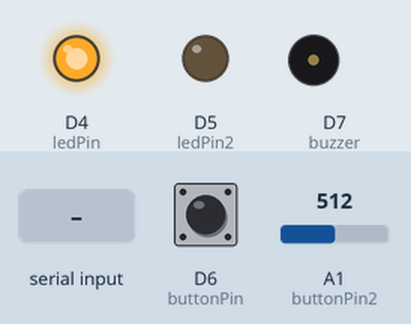
Simulated run of this sketch. Board: Arduino Zero (SAMD21). Shown: output pins drawn as LEDs (lit = HIGH), buzzer (waves = sounding). Inputs (shaded band) come from the test bench; at power-on: A1 (buttonPin2) = 512, D6 (buttonPin) HIGH (analog values on the 0–1023 scale). What the sketch prints to the serial monitor is not drawn.

Above: at 1.2 s.
1.3 s: "A" received over Serial
At 1.36 s:
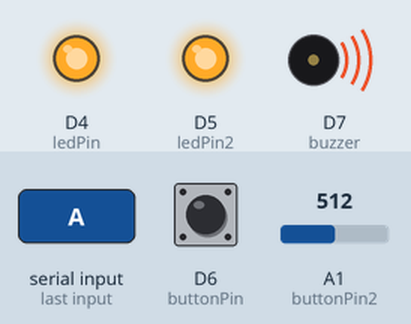
4.3 s: A1 (buttonPin2) set to 306
7.3 s: A1 (buttonPin2) set to 716
10.3 s: D6 (buttonPin) pulled LOW for 0.15 s
At 11.4 s:
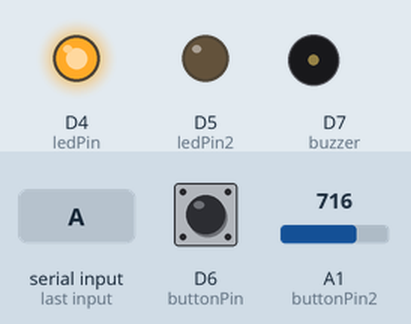
11.9 s: "B" received over Serial
At 13.77 s:
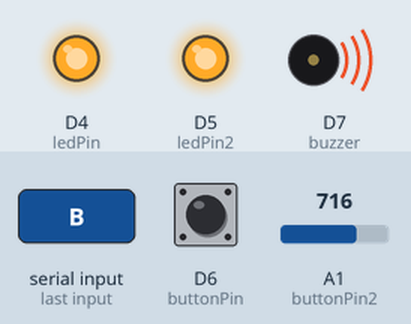
14.9 s: "E" received over Serial
At 16.0 s:
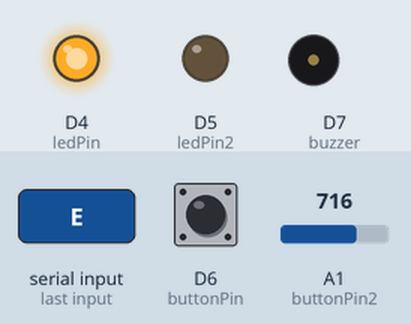
Timing chart, 0 to 17.4 s (numbered marks = the images above; inputs shaded):
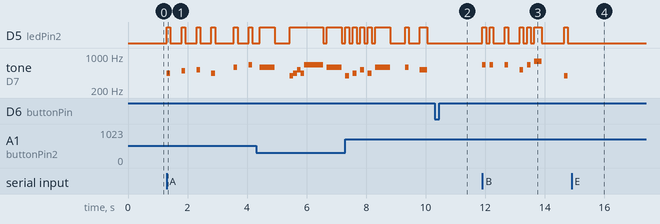

The sketch:

arduino_FINAL.ino
```cpp
// Pushbutton Debounce Tutorial: https://www.youtube.com/watch?v=DfKAwrBievM&t=10s
// Buzzer Pitch and Song Library: https://github.com/hibit-dev/buzzer/tree/master

#include "pitches.h"

const int ledPin = 4;
const int ledPin2 = 5;
const int buttonPin = 6;
const int buttonPin2 = 15;
const int buttonPin3 = 16;
const int potPin = 1;
const int numReads = 16;
const int buzzer = 7;

int reading[numReads];
int count = 0;
int onSong = 1;
int mapVal2;
int mapValLast;

int currentNote = 0;
unsigned long noteStartTime = 0;

bool songPlaying = false;

int rickRoll[] = {
  NOTE_A4, REST, NOTE_B4, REST, NOTE_C5, REST, NOTE_A4, REST,
  NOTE_D5, REST, NOTE_E5, REST, NOTE_D5, REST,

  NOTE_G4, NOTE_A4, NOTE_C5, NOTE_A4, NOTE_E5, NOTE_E5, REST,
  NOTE_D5, REST,

  NOTE_G4, NOTE_A4, NOTE_C5, NOTE_A4, NOTE_D5, NOTE_D5, REST,
  NOTE_C5, REST, NOTE_B4, NOTE_A4, REST,

  NOTE_G4, NOTE_A4, NOTE_C5, NOTE_A4, NOTE_C5, NOTE_D5, REST,
  NOTE_B4, NOTE_A4, NOTE_G4, REST, NOTE_G4, REST, NOTE_D5, REST, NOTE_C5, REST,

  NOTE_G4, NOTE_A4, NOTE_C5, NOTE_A4, NOTE_E5, NOTE_E5, REST,
  NOTE_D5, REST,

  NOTE_G4, NOTE_A4, NOTE_C5, NOTE_A4, NOTE_G5, NOTE_B4, REST,
  NOTE_C5, REST, NOTE_B4, NOTE_A4, REST,

  NOTE_G4, NOTE_A4, NOTE_C5, NOTE_A4, NOTE_C5, NOTE_D5, REST,
  NOTE_B4, NOTE_A4, NOTE_G4, REST, NOTE_G4, REST, NOTE_D5, REST, NOTE_C5, REST,

  NOTE_C5, REST, NOTE_D5, REST, NOTE_G4, REST, NOTE_D5, REST, NOTE_E5, REST,
  NOTE_G5, NOTE_F5, NOTE_E5, REST,

  NOTE_C5, REST, NOTE_D5, REST, NOTE_G4, REST
};

int rickRollDurations[] = {
  8, 8, 8, 8, 8, 8, 8, 4,
  8, 8, 8, 8, 2, 2,

  8, 8, 8, 8, 2, 8, 8,
  2, 8,

  8, 8, 8, 8, 2, 8, 8,
  4, 8, 8, 8, 8,

  8, 8, 8, 8, 2, 8, 8,
  2, 8, 4, 8, 8, 8, 8, 8, 1, 4,

  8, 8, 8, 8, 2, 8, 8,
  2, 8,

  8, 8, 8, 8, 2, 8, 8,
  2, 8, 8, 8, 8,

  8, 8, 8, 8, 2, 8, 8,
  4, 8, 3, 8, 8, 8, 8, 8, 1, 4,

  2, 6, 2, 6, 4, 4, 2, 6, 2, 3,
  8, 8, 8, 8,

  2, 6, 2, 6, 2, 1
};

int mario[] = {
  NOTE_E5, NOTE_E5, REST, NOTE_E5, REST, NOTE_C5, NOTE_E5,
  NOTE_G5, REST, NOTE_G4, REST,
  NOTE_C5, NOTE_G4, REST, NOTE_E4,
  NOTE_A4, NOTE_B4, NOTE_AS4, NOTE_A4,
  NOTE_G4, NOTE_E5, NOTE_G5, NOTE_A5, NOTE_F5, NOTE_G5,
  REST, NOTE_E5,NOTE_C5, NOTE_D5, NOTE_B4,
  NOTE_C5, NOTE_G4, REST, NOTE_E4,
  NOTE_A4, NOTE_B4, NOTE_AS4, NOTE_A4,
  NOTE_G4, NOTE_E5, NOTE_G5, NOTE_A5, NOTE_F5, NOTE_G5,
  REST, NOTE_E5,NOTE_C5, NOTE_D5, NOTE_B4,

  REST, NOTE_G5, NOTE_FS5, NOTE_F5, NOTE_DS5, NOTE_E5,
  REST, NOTE_GS4, NOTE_A4, NOTE_C4, REST, NOTE_A4, NOTE_C5, NOTE_D5,
  REST, NOTE_DS5, REST, NOTE_D5,
  NOTE_C5, REST,

  REST, NOTE_G5, NOTE_FS5, NOTE_F5, NOTE_DS5, NOTE_E5,
  REST, NOTE_GS4, NOTE_A4, NOTE_C4, REST, NOTE_A4, NOTE_C5, NOTE_D5,
  REST, NOTE_DS5, REST, NOTE_D5,
  NOTE_C5, REST,

  NOTE_C5, NOTE_C5, NOTE_C5, REST, NOTE_C5, NOTE_D5,
  NOTE_E5, NOTE_C5, NOTE_A4, NOTE_G4,

  NOTE_C5, NOTE_C5, NOTE_C5, REST, NOTE_C5, NOTE_D5, NOTE_E5,
  REST,
  NOTE_C5, NOTE_C5, NOTE_C5, REST, NOTE_C5, NOTE_D5,
  NOTE_E5, NOTE_C5, NOTE_A4, NOTE_G4,
  NOTE_E5, NOTE_E5, REST, NOTE_E5, REST, NOTE_C5, NOTE_E5,
  NOTE_G5, REST, NOTE_G4, REST,
  NOTE_C5, NOTE_G4, REST, NOTE_E4,

  NOTE_A4, NOTE_B4, NOTE_AS4, NOTE_A4,
  NOTE_G4, NOTE_E5, NOTE_G5, NOTE_A5, NOTE_F5, NOTE_G5,
  REST, NOTE_E5, NOTE_C5, NOTE_D5, NOTE_B4,

  NOTE_C5, NOTE_G4, REST, NOTE_E4,
  NOTE_A4, NOTE_B4, NOTE_AS4, NOTE_A4,
  NOTE_G4, NOTE_E5, NOTE_G5, NOTE_A5, NOTE_F5, NOTE_G5,
  REST, NOTE_E5, NOTE_C5, NOTE_D5, NOTE_B4,

  NOTE_E5, NOTE_C5, NOTE_G4, REST, NOTE_GS4,
  NOTE_A4, NOTE_F5, NOTE_F5, NOTE_A4,
  NOTE_D5, NOTE_A5, NOTE_A5, NOTE_A5, NOTE_G5, NOTE_F5,

  NOTE_E5, NOTE_C5, NOTE_A4, NOTE_G4,
  NOTE_E5, NOTE_C5, NOTE_G4, REST, NOTE_GS4,
  NOTE_A4, NOTE_F5, NOTE_F5, NOTE_A4,
  NOTE_B4, NOTE_F5, NOTE_F5, NOTE_F5, NOTE_E5, NOTE_D5,
  NOTE_C5, NOTE_E4, NOTE_E4, NOTE_C4,

  NOTE_E5, NOTE_C5, NOTE_G4, REST, NOTE_GS4,
  NOTE_A4, NOTE_F5, NOTE_F5, NOTE_A4,
  NOTE_D5, NOTE_A5, NOTE_A5, NOTE_A5, NOTE_G5, NOTE_F5,

  NOTE_E5, NOTE_C5, NOTE_A4, NOTE_G4,
  NOTE_E5, NOTE_C5, NOTE_G4, REST, NOTE_GS4,
  NOTE_A4, NOTE_F5, NOTE_F5, NOTE_A4,
  NOTE_B4, NOTE_F5, NOTE_F5, NOTE_F5, NOTE_E5, NOTE_D5,
  NOTE_C5, NOTE_E4, NOTE_E4, NOTE_C4,
  NOTE_C5, NOTE_C5, NOTE_C5, REST, NOTE_C5, NOTE_D5, NOTE_E5,
  REST,

  NOTE_C5, NOTE_C5, NOTE_C5, REST, NOTE_C5, NOTE_D5,
  NOTE_E5, NOTE_C5, NOTE_A4, NOTE_G4,
  NOTE_E5, NOTE_E5, REST, NOTE_E5, REST, NOTE_C5, NOTE_E5,
  NOTE_G5, REST, NOTE_G4, REST,
  NOTE_E5, NOTE_C5, NOTE_G4, REST, NOTE_GS4,
  NOTE_A4, NOTE_F5, NOTE_F5, NOTE_A4,
  NOTE_D5, NOTE_A5, NOTE_A5, NOTE_A5, NOTE_G5, NOTE_F5,

  NOTE_E5, NOTE_C5, NOTE_A4, NOTE_G4,
  NOTE_E5, NOTE_C5, NOTE_G4, REST, NOTE_GS4,
  NOTE_A4, NOTE_F5, NOTE_F5, NOTE_A4,
  NOTE_B4, NOTE_F5, NOTE_F5, NOTE_F5, NOTE_E5, NOTE_D5,
  NOTE_C5, NOTE_E4, NOTE_E4, NOTE_C4,

  // Game over sound
  NOTE_C5, NOTE_G4, NOTE_E4,
  NOTE_A4, NOTE_B4, NOTE_A4, NOTE_GS4, NOTE_AS4, NOTE_GS4,
  NOTE_G4, NOTE_D4, NOTE_E4
};

int marioDurations[] = {
  8, 8, 8, 8, 8, 8, 8,
  4, 4, 8, 4,
  4, 8, 4, 4,
  4, 4, 8, 4,
  8, 8, 8, 4, 8, 8,
  8, 4,8, 8, 4,
  4, 8, 4, 4,
  4, 4, 8, 4,
  8, 8, 8, 4, 8, 8,
  8, 4,8, 8, 4,


  4, 8, 8, 8, 4, 8,
  8, 8, 8, 8, 8, 8, 8, 8,
  4, 4, 8, 4,
  2, 2,

  4, 8, 8, 8, 4, 8,
  8, 8, 8, 8, 8, 8, 8, 8,
  4, 4, 8, 4,
  2, 2,

  8, 4, 8, 8, 8, 4,
  8, 4, 8, 2,

  8, 4, 8, 8, 8, 8, 8,
  1,
  8, 4, 8, 8, 8, 4,
  8, 4, 8, 2,
  8, 8, 8, 8, 8, 8, 4,
  4, 4, 4, 4,
  4, 8, 4, 4,

  4, 4, 8, 4,
  8, 8, 8, 4, 8, 8,
  8, 4, 8, 8, 4,

  4, 8, 4, 4,
  4, 4, 8, 4,
  8, 8, 8, 4, 8, 8,
  8, 4, 8, 8, 4,

  8, 4, 8, 4, 4,
  8, 4, 8, 2,
  8, 8, 8, 8, 8, 8,

  8, 4, 8, 2,
  8, 4, 8, 4, 4,
  8, 4, 8, 2,
  8, 4, 8, 8, 8, 8,
  8, 4, 8, 2,

  8, 4, 8, 4, 4,
  8, 4, 8, 2,
  8, 8, 8, 8, 8, 8,

  8, 4, 8, 2,
  8, 4, 8, 4, 4,
  8, 4, 8, 2,
  8, 4, 8, 8, 8, 8,
  8, 4, 8, 2,
  8, 4, 8, 8, 8, 8, 8,
  1,

  8, 4, 8, 8, 8, 4,
  8, 4, 8, 2,
  8, 8, 8, 8, 8, 8, 4,
  4, 4, 4, 4,
  8, 4, 8, 4, 4,
  8, 4, 8, 2,
  8, 8, 8, 8, 8, 8,

  8, 4, 8, 2,
  8, 4, 8, 4, 4,
  8, 4, 8, 2,
  8, 4, 8, 8, 8, 8,
  8, 4, 8, 2,

  //game over sound
  4, 4, 4,
  8, 8, 8, 8, 8, 8,
  8, 8, 2
};

int pirates[] = {
  NOTE_E4, NOTE_G4, NOTE_A4, NOTE_A4, REST,
  NOTE_A4, NOTE_B4, NOTE_C5, NOTE_C5, REST,
  NOTE_C5, NOTE_D5, NOTE_B4, NOTE_B4, REST,
  NOTE_A4, NOTE_G4, NOTE_A4, REST,

  NOTE_E4, NOTE_G4, NOTE_A4, NOTE_A4, REST,
  NOTE_A4, NOTE_B4, NOTE_C5, NOTE_C5, REST,
  NOTE_C5, NOTE_D5, NOTE_B4, NOTE_B4, REST,
  NOTE_A4, NOTE_G4, NOTE_A4, REST,

  NOTE_E4, NOTE_G4, NOTE_A4, NOTE_A4, REST,
  NOTE_A4, NOTE_C5, NOTE_D5, NOTE_D5, REST,
  NOTE_D5, NOTE_E5, NOTE_F5, NOTE_F5, REST,
  NOTE_E5, NOTE_D5, NOTE_E5, NOTE_A4, REST,

  NOTE_A4, NOTE_B4, NOTE_C5, NOTE_C5, REST,
  NOTE_D5, NOTE_E5, NOTE_A4, REST,
  NOTE_A4, NOTE_C5, NOTE_B4, NOTE_B4, REST,
  NOTE_C5, NOTE_A4, NOTE_B4, REST,

  NOTE_A4, NOTE_A4,
  //Repeat of first part
  NOTE_A4, NOTE_B4, NOTE_C5, NOTE_C5, REST,
  NOTE_C5, NOTE_D5, NOTE_B4, NOTE_B4, REST,
  NOTE_A4, NOTE_G4, NOTE_A4, REST,

  NOTE_E4, NOTE_G4, NOTE_A4, NOTE_A4, REST,
  NOTE_A4, NOTE_B4, NOTE_C5, NOTE_C5, REST,
  NOTE_C5, NOTE_D5, NOTE_B4, NOTE_B4, REST,
  NOTE_A4, NOTE_G4, NOTE_A4, REST,

  NOTE_E4, NOTE_G4, NOTE_A4, NOTE_A4, REST,
  NOTE_A4, NOTE_C5, NOTE_D5, NOTE_D5, REST,
  NOTE_D5, NOTE_E5, NOTE_F5, NOTE_F5, REST,
  NOTE_E5, NOTE_D5, NOTE_E5, NOTE_A4, REST,

  NOTE_A4, NOTE_B4, NOTE_C5, NOTE_C5, REST,
  NOTE_D5, NOTE_E5, NOTE_A4, REST,
  NOTE_A4, NOTE_C5, NOTE_B4, NOTE_B4, REST,
  NOTE_C5, NOTE_A4, NOTE_B4, REST,
  //End of Repeat

  NOTE_E5, REST, REST, NOTE_F5, REST, REST,
  NOTE_E5, NOTE_E5, REST, NOTE_G5, REST, NOTE_E5, NOTE_D5, REST, REST,
  NOTE_D5, REST, REST, NOTE_C5, REST, REST,
  NOTE_B4, NOTE_C5, REST, NOTE_B4, REST, NOTE_A4,

  NOTE_E5, REST, REST, NOTE_F5, REST, REST,
  NOTE_E5, NOTE_E5, REST, NOTE_G5, REST, NOTE_E5, NOTE_D5, REST, REST,
  NOTE_D5, REST, REST, NOTE_C5, REST, REST,
  NOTE_B4, NOTE_C5, REST, NOTE_B4, REST, NOTE_A4
};

int piratesDurations[] = {
  8, 8, 4, 8, 8,
  8, 8, 4, 8, 8,
  8, 8, 4, 8, 8,
  8, 8, 4, 8,

  8, 8, 4, 8, 8,
  8, 8, 4, 8, 8,
  8, 8, 4, 8, 8,
  8, 8, 4, 8,

  8, 8, 4, 8, 8,
  8, 8, 4, 8, 8,
  8, 8, 4, 8, 8,
  8, 8, 8, 4, 8,

  8, 8, 4, 8, 8,
  4, 8, 4, 8,
  8, 8, 4, 8, 8,
  8, 8, 4, 4,

  4, 8,
  //Repeat of First Part
  8, 8, 4, 8, 8,
  8, 8, 4, 8, 8,
  8, 8, 4, 8,

  8, 8, 4, 8, 8,
  8, 8, 4, 8, 8,
  8, 8, 4, 8, 8,
  8, 8, 4, 8,

  8, 8, 4, 8, 8,
  8, 8, 4, 8, 8,
  8, 8, 4, 8, 8,
  8, 8, 8, 4, 8,

  8, 8, 4, 8, 8,
  4, 8, 4, 8,
  8, 8, 4, 8, 8,
  8, 8, 4, 4,
  //End of Repeat

  4, 8, 4, 4, 8, 4,
  8, 8, 8, 8, 8, 8, 8, 8, 4,
  4, 8, 4, 4, 8, 4,
  8, 8, 8, 8, 8, 2,

  4, 8, 4, 4, 8, 4,
  8, 8, 8, 8, 8, 8, 8, 8, 4,
  4, 8, 4, 4, 8, 4,
  8, 8, 8, 8, 8, 2
};

int tetris[] = {
  NOTE_E5, NOTE_B4, NOTE_C5, NOTE_D5, NOTE_C5, NOTE_B4,
  NOTE_A4, NOTE_A4, NOTE_C5, NOTE_E5, NOTE_D5, NOTE_C5,
  NOTE_B4, NOTE_C5, NOTE_D5, NOTE_E5,
  NOTE_C5, NOTE_A4, NOTE_A4, NOTE_A4, NOTE_B4, NOTE_C5,

  NOTE_D5, NOTE_F5, NOTE_A5, NOTE_G5, NOTE_F5,
  NOTE_E5, NOTE_C5, NOTE_E5, NOTE_D5, NOTE_C5,
  NOTE_B4, NOTE_B4, NOTE_C5, NOTE_D5, NOTE_E5,
  NOTE_C5, NOTE_A4, NOTE_A4, REST,

  NOTE_E5, NOTE_B4, NOTE_C5, NOTE_D5, NOTE_C5, NOTE_B4,
  NOTE_A4, NOTE_A4, NOTE_C5, NOTE_E5, NOTE_D5, NOTE_C5,
  NOTE_B4, NOTE_C5, NOTE_D5, NOTE_E5,
  NOTE_C5, NOTE_A4, NOTE_A4, NOTE_A4, NOTE_B4, NOTE_C5,

  NOTE_D5, NOTE_F5, NOTE_A5, NOTE_G5, NOTE_F5,
  NOTE_E5, NOTE_C5, NOTE_E5, NOTE_D5, NOTE_C5,
  NOTE_B4, NOTE_B4, NOTE_C5, NOTE_D5, NOTE_E5,
  NOTE_C5, NOTE_A4, NOTE_A4, REST,

  NOTE_E5, NOTE_C5,
  NOTE_D5, NOTE_B4,
  NOTE_C5, NOTE_A4,
  NOTE_GS4, NOTE_B4, REST,
  NOTE_E5, NOTE_C5,
  NOTE_D5, NOTE_B4,
  NOTE_C5, NOTE_E5, NOTE_A5,
  NOTE_GS5
};

int tetrisDurations[] = {
  4, 8, 8, 4, 8, 8,
  4, 8, 8, 4, 8, 8,
  4, 8, 4, 4,
  4, 4, 8, 4, 8, 8,

  4, 8, 4, 8, 8,
  4, 8, 4, 8, 8,
  4, 8, 8, 4, 4,
  4, 4, 4, 4,

  4, 8, 8, 4, 8, 8,
  4, 8, 8, 4, 8, 8,
  4, 8, 4, 4,
  4, 4, 8, 4, 8, 8,

  4, 8, 4, 8, 8,
  4, 8, 4, 8, 8,
  4, 8, 8, 4, 4,
  4, 4, 4, 4,

  2, 2,
  2, 2,
  2, 2,
  2, 4, 8,
  2, 2,
  2, 2,
  4, 4, 2,
  2
};


bool lastButtonState;
bool lastButtonState2;
bool lastButtonState3;
bool onState = true;

int size;

unsigned long lastTimeButtonStateChanged = millis();
unsigned long lastTimeButtonStateChanged2 = millis();
unsigned long lastTimeButtonStateChanged3 = millis();
unsigned long debounceDuration = 50;

int PotRead = 0;
int inByte = 0;

void setup() {
  // put your setup code here, to run once:
  analogReadResolution(11); //reduce the ADC bit depth to 11-bit
  Serial.begin(115200);
  pinMode(ledPin, OUTPUT);
  pinMode(ledPin2, OUTPUT);
  pinMode(buttonPin, INPUT_PULLUP);
  pinMode(buttonPin2, INPUT_PULLUP);
  pinMode(buttonPin3, INPUT_PULLUP);
  pinMode(buzzer, OUTPUT);
}

void loop() {
  digitalWrite(ledPin, HIGH); // Turn on LED

  // Terminate song
  if (millis() - lastTimeButtonStateChanged >= debounceDuration)
  {
    bool buttonState = digitalRead(buttonPin);
    if (buttonState != lastButtonState)
    {
      lastTimeButtonStateChanged = millis();
      lastButtonState = buttonState;
      if (buttonState == LOW)
      {
        if (songPlaying) {
          inByte = 'E';
          songPlaying = false;
          size = 0;
          onSong = 0;
          digitalWrite(ledPin2, LOW);
        }
      }
    }
  }

  if (Serial.available()) {
    inByte = Serial.read(); // Read Serial

    // If recieving A...
    if (inByte == 'A') {
      songPlaying = false;
      onSong = 1;
      size = sizeof(rickRoll) / sizeof(int);
      initializeSong();
      Serial.println('A'); //to send human-readable data to Arduino Serial Monitor
    } // If recieving B...
    else if (inByte == 'B') {
      songPlaying = false;
      size = sizeof(mario) / sizeof(int);
      onSong = 2;
      initializeSong();
      Serial.println('B'); //to send human-readable data to Arduino Serial Monitor
    }
    else if (inByte == 'C') {
      songPlaying = false;
      onSong = 3;
      size = sizeof(pirates) / sizeof(int);
      initializeSong();
      Serial.println('C'); //to send human-readable data to Arduino Serial Monitor
    }
    else if (inByte == 'D') {
      songPlaying = false;
      onSong = 4;
      size = sizeof(tetris) / sizeof(int);
      initializeSong();
      Serial.println('D'); //to send human-readable data to Arduino Serial Monitor
    }
    else if (inByte == 'E') {
      digitalWrite(ledPin2, LOW);
      noTone(buzzer);
      songPlaying = false;
    }
  }

  playSong();

  // Potentiometer stuff
  reading[count] = analogRead(potPin); //store current ADC read in array at index of count
  count++;

  if (count >= numReads)  // if count is greater than or equal to number of reads
  {
    count = 0; // reset count
  }

  int sum = 0; // declare empty sum variable

  for (int i = 0; i < numReads; i++) //for every reading in array
  {
    sum += reading[i]; //add all the readings up and store in sum
  }

  int analogValue = sum / numReads; //calculate average reading and store in analogValue

  mapVal2 = map(analogValue, 0, 2047, 1, 3); // for buzzer

  if (mapValLast != mapVal2) {
    Serial.write(mapVal2);
    mapValLast = mapVal2;
  }

  //Serial.printf("ADC raw = %i \t ADC averaged = %i \t ADC mapped = %i \n", analogRead(potPin), analogValue, mapVal);
}

void initializeSong() {
  currentNote = 0; // Reset song
  songPlaying = true;
  noteStartTime = millis();
  playNote(currentNote);
}

void playNote(int index) {
  if (onSong == 1)
  {
    int duration = 1000 / rickRollDurations[index];
    tone(buzzer, rickRoll[index], duration);

    // If current note doesn not play sound, LED stays off
    if (rickRoll[index] != REST){
      digitalWrite(ledPin2, HIGH);
    }
  }
  else if (onSong == 2)
  {
    int duration = 1000 / marioDurations[index];
    tone(buzzer, mario[index], duration);

    // If current note doesn not play sound, LED stays off
    if (mario[index] != REST){
      digitalWrite(ledPin2, HIGH);
    }
  }
  else if (onSong == 3)
  {
    int duration = 1000 / piratesDurations[index];
    tone(buzzer, pirates[index], duration);

    // If current note doesn not play sound, LED stays off
    if (pirates[index] != REST){
      digitalWrite(ledPin2, HIGH);
    }
  }
  else if (onSong == 4)
  {
    int duration = 1000 / tetrisDurations[index];
    tone(buzzer, tetris[index], duration);

    // If current note doesn not play sound, LED stays off
    if (tetris[index] != REST){
      digitalWrite(ledPin2, HIGH);
    }
  }

  noteStartTime = millis();
}

void playSong() {
  if (!songPlaying) return;

  unsigned long currentTime = millis();

  if (onSong == 1)
  {
    int duration = 1000 / rickRollDurations[currentNote];
    int pause = duration * mapVal2; // The inbetween time between notes, dependent on pot

    if (currentTime - noteStartTime >= duration) {
      // Turns LED off after note finishes playing
      digitalWrite(ledPin2, LOW);
    }

    // Waits for the pause to finish before playing new note
    if (currentTime - noteStartTime >= pause) {
      currentNote++;

      if (currentNote < size) {
        // Play next note
        playNote(currentNote);
      } else {
        // If reached the end of the song
        noTone(buzzer);
        songPlaying = false; // Done
        Serial.println("Song finished!");
      }
    }
  }
  else if (onSong == 2)
  {
    int duration = 1000 / marioDurations[currentNote];
    int pause = duration * mapVal2; // The inbetween time between notes, dependent on pot

    if (currentTime - noteStartTime >= duration) {
      // Turns LED off after note finishes playing
      digitalWrite(ledPin2, LOW);
    }

    // Waits for the pause to finish before playing new note
    if (currentTime - noteStartTime >= pause) {
      currentNote++;

      if (currentNote < size) {\
        // Play next note
        playNote(currentNote);
      } else {
        // If reached the end of the song
        noTone(buzzer);
        songPlaying = false;
        Serial.println("Song finished!");
      }
    }
  }
  else if (onSong == 3)
  {
    int duration = 1000 / piratesDurations[currentNote];
    int pause = duration * mapVal2; // The inbetween time between notes, dependent on pot

    if (currentTime - noteStartTime >= duration) {
      // Turns LED off after note finishes playing
      digitalWrite(ledPin2, LOW);
    }

    // Waits for the pause to finish before playing new note
    if (currentTime - noteStartTime >= pause) {
      currentNote++;

      if (currentNote < size) {\
        // Play next note
        playNote(currentNote);
      } else {
        // If reached the end of the song
        noTone(buzzer);
        songPlaying = false;
        Serial.println("Song finished!");
      }
    }
  }
  else if (onSong == 4)
  {
    int duration = 1000 / tetrisDurations[currentNote];
    int pause = duration * mapVal2; // The inbetween time between notes, dependent on pot

    if (currentTime - noteStartTime >= duration) {
      // Turns LED off after note finishes playing
      digitalWrite(ledPin2, LOW);
    }

    // Waits for the pause to finish before playing new note
    if (currentTime - noteStartTime >= pause) {
      currentNote++;

      if (currentNote < size) {\
        // Play next note
        playNote(currentNote);
      } else {
        // If reached the end of the song
        noTone(buzzer);
        songPlaying = false;
        Serial.println("Song finished!");
      }
    }
  }
}
```

Measured:
- after the input at 1.3 s, D5 (ledPin2): goes 3 × (HIGH 0.12 s, LOW 0.38 s), HIGH 0.12 s, LOW 0.63 s, HIGH 0.13 s, LOW 0.38 s, HIGH 0.12 s, then LOW, starting at once; tone on D7 (buzzer): plays 440 Hz for 0.12 s, 494 Hz for 0.12 s, 523 Hz for 0.12 s, 440 Hz for 0.12 s, 587 Hz for 0.12 s, 659 Hz for 0.12 s, starting at once
- after the input at 10.3 s, D5 (ledPin2): stops changing and stays LOW; tone on D7 (buzzer): stops changing and stays silent
- after the input at 11.9 s, D5 (ledPin2): LOW → HIGH at once, → LOW 0.13 s later, → HIGH 0.13 s later, → LOW 0.13 s later, … (14 changes in this stretch); tone on D7 (buzzer): plays 659 Hz for 0.12 s, 659 Hz for 0.12 s, 659 Hz for 0.12 s, 523 Hz for 0.12 s, 659 Hz for 0.12 s, 784 Hz for 0.25 s … (7 notes in this stretch), starting at once
- after the input at 14.9 s, D5 (ledPin2): stops changing and stays LOW; tone on D7 (buzzer): stops changing and stays silent
